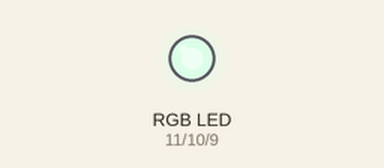
Bench run of a sketch on a simulated Arduino Uno, built with avr-gcc and run on an emulated ATmega328P. Parts: an RGB LED mixed from three pins (HIGH = lit). Dim RGB values are drawn brighter than linear; random numbers use the default seed unless the sketch sets one.

Above: at 0.15 s.
At 4.51 s:
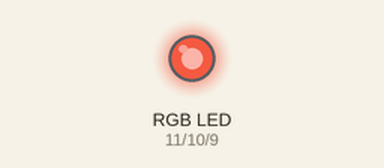
At 10.41 s:
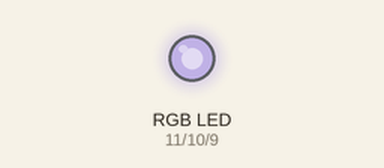
At 19.52 s:
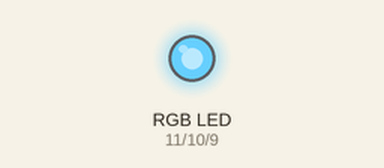
At 28.2 s:
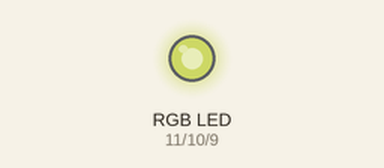
At 39.51 s:
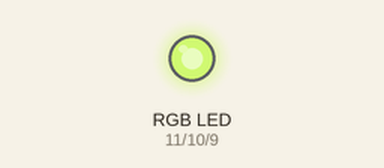
Timing chart, 0 to 40.0 s (numbered marks = the images above):
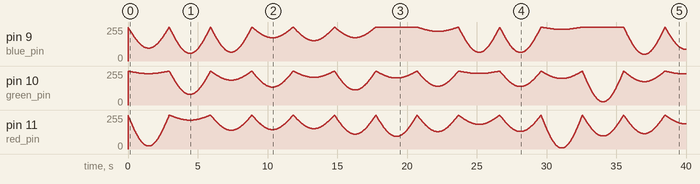

The sketch:

Breathing_LED.ino
```cpp
double pi = 3.1415;
//PIN ids
int red_pin = 11;
int green_pin = 10;
int blue_pin = 9;

//Current color
int red;
int green;
int blue;

int fadeAmount = 2; //step
int brightness = 0;
int interval = 11;

void setup() // this function runs once when the sketch starts up
{
  pinMode(red_pin, OUTPUT);
  pinMode(blue_pin, OUTPUT);
  pinMode(green_pin, OUTPUT);
  randColor();
}

void loop() // this function runs repeatedly after setup() finishes
{
  brightness += fadeAmount;
  setColor(red, green, blue, brightness);
  delay(interval);

  if (brightness >= 255)
    fadeAmount *= -1;
  if (brightness <= 0) {
    randColor();
    fadeAmount *= -1;
  }

}

void setColor(int red, int green, int blue, int brightness) {
  analogWrite(red_pin, 255 - red * sin(0.5 * pi * brightness / 255));
  analogWrite(green_pin, 255 - green *  sin(0.5 * pi * brightness / 255));
  analogWrite(blue_pin, 255 - blue * sin(0.5 * pi * brightness / 255));
}

void randColor() {
  red = random(255);
  green = random(255);
  blue = random(255);
}
```
